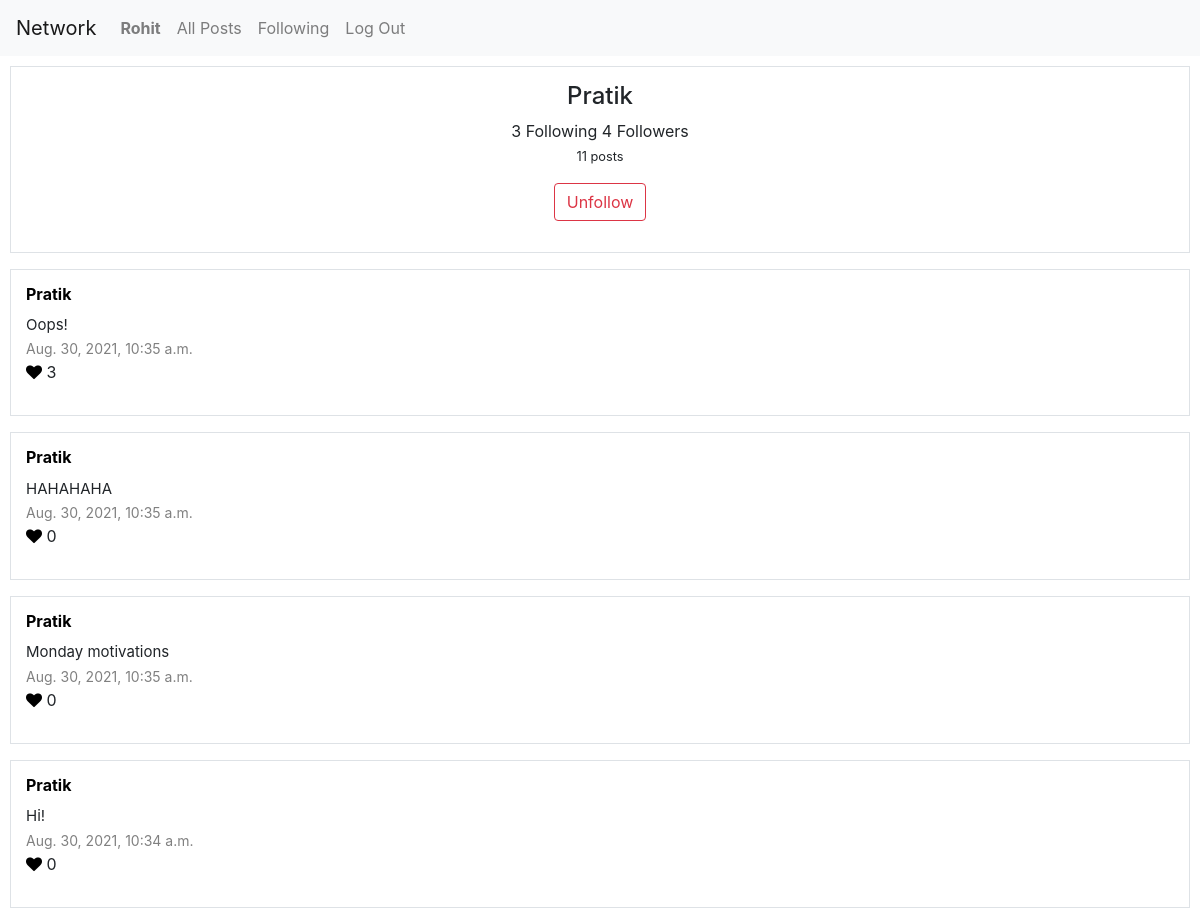
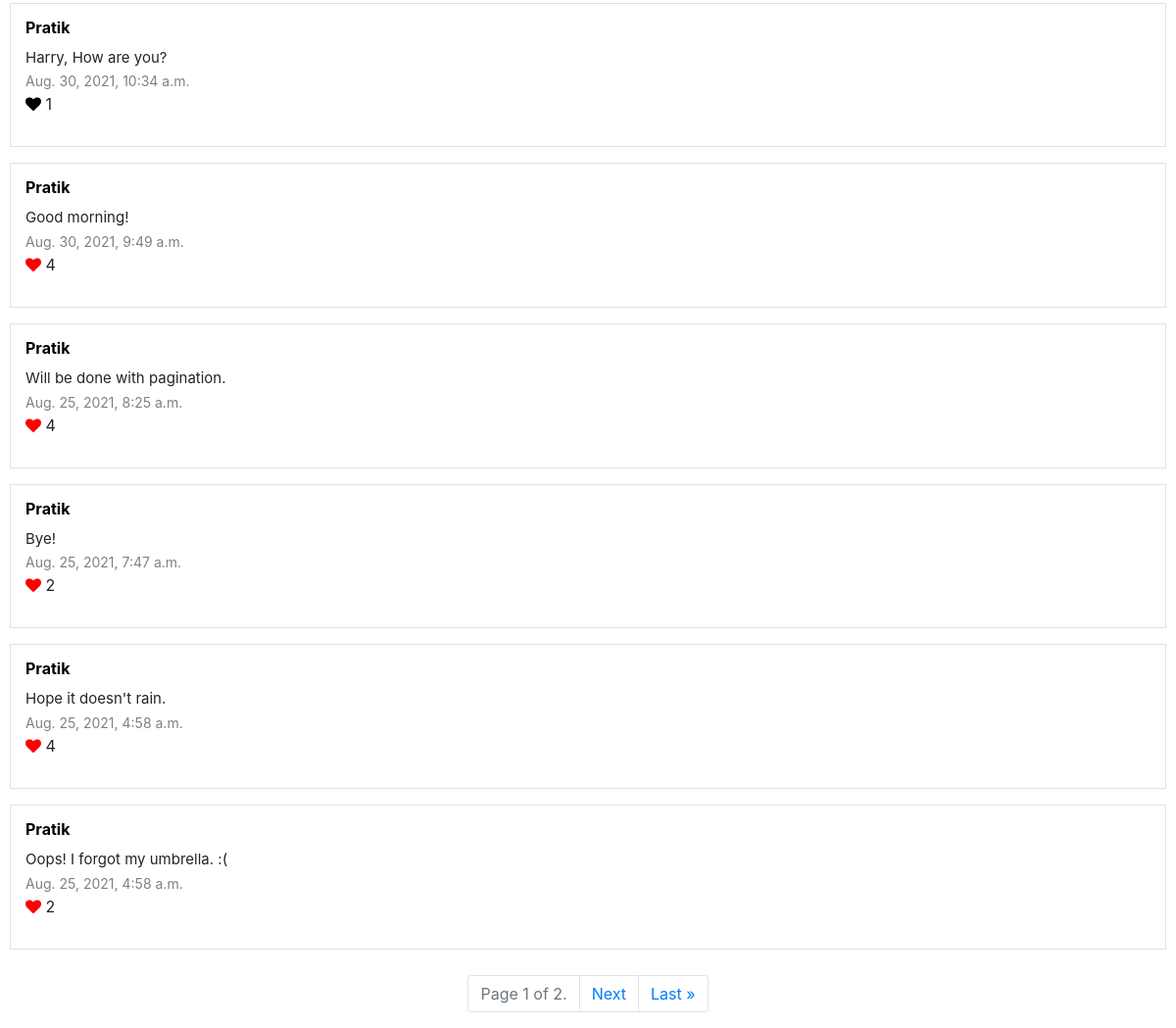
The page /profile/2 (signed in) on the database its author committed (2 pictures, top to bottom).
### network/models.py (models this page shows, shortened)
class User(AbstractUser):
    following = models.ManyToManyField(
        "User",
        related_name="followers"
    )

class Post(models.Model):
    uploader = models.ForeignKey(
        User,
        on_delete=models.CASCADE,
        related_name="post_uploader"
    )
    body = models.TextField(blank=True)
    timestamp = models.DateTimeField(auto_now_add=True)
    likes = models.ManyToManyField(
        User,
        related_name="post_liked"
    )
    class Meta:
        ordering = ['-timestamp']

### network/views.py (the view)
# urls.py: path("profile/<int:user_id>", views.profile, name="profile"),
@csrf_exempt
@login_required
def profile(request, user_id):
    user = request.user
    uploader = User.objects.get(pk=user_id)
    posts = Post.objects.filter(uploader=user_id)
    count = posts.count()
    paginator = Paginator(posts, 10)
    page_number = request.GET.get('page')
    page_obj = paginator.get_page(page_number)
    posts = page_obj.object_list
    if request.method == "POST":
        if user.following.filter(id=uploader.id).exists():
            user.following.remove(uploader)
        else:
            user.following.add(uploader)
    follows = uploader.following.all().count()
    followers = uploader.followers.all().count()
    following = False
    if follows == "":
        follows = 0
    if followers == "":
        followers = 0
    if user.following.filter(id=uploader.id).exists():
        following = True
    return render(request, "network/profile.html", {
        "user": user,
        "uploader": uploader,
        "posts": posts,
        "page_obj": page_obj,
        "count": count,
        "follows": follows,
        "followers": followers,
        "following": following
    })

### network/templates/network/profile.html (shortened to what this page needs)
{% extends "network/layout.html" %}
{% block body %}
<div style="padding: 10px;">
    <div class="mb-3 border" style="padding: 15px;">
        <div style="text-align: center;">
            <h4>{{ uploader.username }}</h4>
            <p>
                {{ follows }} Following {{ followers }} Followers <br />
                {% if count == 1 %}
                    <small>{{ count }} post</small><br/>
                {% else %}
                    <small>{{ count }} posts</small><br/>
                {% endif %}
                {% if user != uploader %}
                    <form action="{% url 'profile' uploader.id %}" method="POST">
                    {% if following %}
                        <button type="submit" class="btn btn-outline-danger">Unfollow</button>
                    {% else %}
                        <button type="submit" class="btn btn-outline-dark">Follow</button>
                    {% endif %}
                    </form>
                {% endif %}
            </p>
        </div>
    </div>
    {% for post in posts %}
        <div class="mb-3 border" style="padding: 15px;">
            {% if user.is_authenticated %}
            <a href="{% url 'profile' post.uploader.id %}" style="color: black;">
                <h6>
                    <strong>{{ post.uploader.username }}</strong>
                </h6>
            </a>
            {% else %}
                <h6><strong>{{ post.uploader.username }}</strong></h6>
            {% endif %}
            <p>
                <span id="body-{{ post.id }}" style="font-size: 15px;">{{ post.body }}</span>
                <br />
                <span style="color: gray; font-size: 14px;">
                    {{ post.timestamp }}
                </span>
                <br />
                {% if user.is_authenticated %}
                    {% if user in post.likes.all %}
                        <span>
                            <i class="fa fa-heart" style="color:red; cursor: pointer;" id="like-btn-{{ post.id }}" onclick="like('{{ post.id }}')"></i>
                        </span>
                    {% else %}
                        <span>
                            <i class="fa fa-heart" style="color:black; cursor: pointer;" id="like-btn-{{ post.id }}" onclick="like('{{ post.id }}')"></i>
                        </span>
                    {% endif %}
                {% else %}
                    <span>
                        <i class="fa fa-heart" style="color:black; cursor: pointer;"></i>
                    </span>
                {% endif %}
                <span id="like-count-{{ post.id }}">
                    {{ post.likes.all.count }}
                </span>
            </p>
        </div>
    {% empty %}
        <h5>No posts.</h5>
    {% endfor %}
</div>
<nav aria-label="Page navigation example">
    <ul class="pagination justify-content-center">
        <li class="page-item disabled">
            <a class="page-link" href="#" tabindex="-1" aria-disabled="true">Page {{ page_obj.number }} of {{ page_obj.paginator.num_pages }}.</a>
        </li>
    {% if page_obj.has_next %}
        <li class="page-item"><a class="page-link" href="?page={{ page_obj.next_page_number }}">Next</a></li>
        <li class="page-item"><a class="page-link" href="?page={{ page_obj.paginator.num_pages }}">Last &raquo;</a></li>
    {% endif %}
    </ul>
</nav>
{% endblock %}

### network/templates/network/layout.html (shortened to what this page needs)
{% load static %}
<!DOCTYPE html>
<html lang="en">
    <head>
        <link rel="stylesheet" href="https://stackpath.bootstrapcdn.com/bootstrap/4.4.1/css/bootstrap.min.css">
        <link rel="stylesheet" href="https://cdnjs.cloudflare.com/ajax/libs/font-awesome/4.7.0/css/font-awesome.min.css">
        <link href="{% static 'network/styles.css' %}" rel="stylesheet">
    </head>
    <body>
        <nav class="navbar navbar-expand-lg navbar-light bg-light">
            <a class="navbar-brand" href="{% url 'index' %}">Network</a>
            <div>
              <ul class="navbar-nav mr-auto">
                {% if user.is_authenticated %}
                    <li class="nav-item">
                        <a class="nav-link" href="{% url 'profile' user.id %}"><strong>{{ user.username }}</strong></a>
                    </li>
                {% endif %}
                <li class="nav-item">
                  <a class="nav-link" href="{% url 'index' %}">All Posts</a>
                </li>
                {% if user.is_authenticated %}
                    <li class="nav-item">
                        <a class="nav-link" href="{% url 'following' %}">Following</a>
                    </li>
                    <li class="nav-item">
                        <a class="nav-link" href="{% url 'logout' %}">Log Out</a>
                    </li>
                {% endif %}
              </ul>
            </div>
          </nav>
        <div class="body">
            {% block body %}
            {% endblock %}
        </div>
    </body>
</html>

### rows shown on the page
User: username "Rohit"
User: username "Pratik"
Post: uploader.username "Pratik", body "Oops!", timestamp "Aug. 30, 2021, 10:35 a.m.", likes.all.count "3"
Post: uploader.username "Pratik", body "HAHAHAHA", timestamp "Aug. 30, 2021, 10:35 a.m.", likes.all.count "0"
Post: uploader.username "Pratik", body "Monday motivations", timestamp "Aug. 30, 2021, 10:35 a.m.", likes.all.count "0"
Post: uploader.username "Pratik", body "Hi!", timestamp "Aug. 30, 2021, 10:34 a.m.", likes.all.count "0"
Post: uploader.username "Pratik", body "Harry, How are you?", timestamp "Aug. 30, 2021, 10:34 a.m.", likes.all.count "1"
Post: uploader.username "Pratik", body "Good morning!", timestamp "Aug. 30, 2021, 9:49 a.m.", likes.all.count "4"
Post: uploader.username "Pratik", body "Will be done with pagination.", timestamp "Aug. 25, 2021, 8:25 a.m.", likes.all.count "4"
Post: uploader.username "Pratik", body "Bye!", timestamp "Aug. 25, 2021, 7:47 a.m.", likes.all.count "2"
Post: uploader.username "Pratik", body "Hope it doesn't rain.", timestamp "Aug. 25, 2021, 4:58 a.m.", likes.all.count "4"
Post: uploader.username "Pratik", body "Oops! I forgot my umbrella. :(", timestamp "Aug. 25, 2021, 4:58 a.m.", likes.all.count "2"

### other values the page prints
{{ follows }} "3"
{{ followers }} "4"
{{ count }} "11"
{{ page_obj.number }} "1"
{{ page_obj.paginator.num_pages }} "2"
